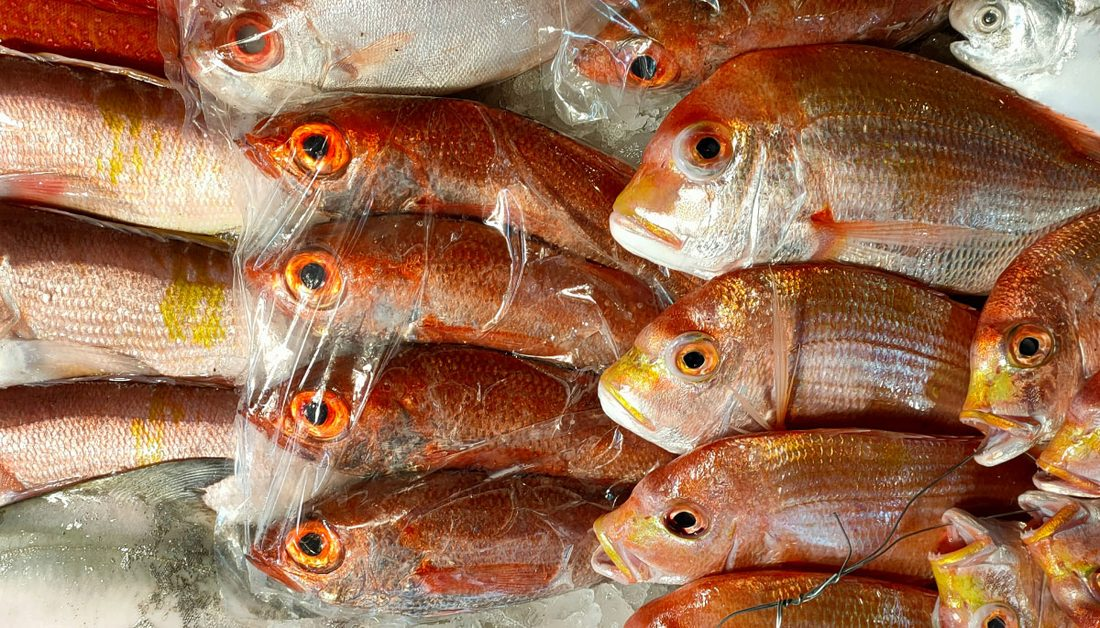
#> input picture design/intro/assets/catch.jpg, 1100 x 628 px
$ python -i seafood_poster.py   (imports and definitions only)
#> lines starting #> are read from the running program, lines starting #| are printed output that depends on the picture
#!/usr/bin/env python3
"""匠鑫聚 · 鮮味聚 季節海報產生器

用法：python3 design/seafood_poster.py design/seafood_poster/autumn.json
輸出 1080x1920 PNG，換季只改 config JSON。
"""
import json
import sys
from pathlib import Path

from PIL import Image, ImageDraw, ImageFilter, ImageFont

W, H = 1080, 1920
HEITI_M = "/System/Library/Fonts/STHeiti Medium.ttc"
HEITI_L = "/System/Library/Fonts/STHeiti Light.ttc"
LATIN = "/System/Library/Fonts/Supplemental/Avenir Next.ttc"

THEMES = {
    "light": {
        "ink": (12, 52, 84),
        "ink_soft": (28, 74, 110),
        "accent": (150, 106, 52),
        "footer_bg": (10, 40, 68),
        "footer_ink": (245, 240, 228),
        "panel": (252, 253, 255),
        "panel_alpha": 150,
        "shadow": (36, 58, 68),
    },
    "dark": {
        "ink": (248, 250, 252),
        "ink_soft": (206, 224, 238),
        "accent": (216, 180, 116),
        "footer_bg": (7, 22, 40),
        "footer_ink": (240, 246, 250),
        "panel": (6, 30, 56),
        "panel_alpha": 120,
        "shadow": (0, 8, 20),
    },
}
T = THEMES["light"]

BRAND_Y = 96
TITLE_Y = 148
TITLE_SIZE = 150
TITLE_GAP = 46
SUB_Y = 330
INTRO_Y = 402
INTRO_SIZE = 30
INTRO_LEAD = 42
RULE_Y_PAD = 26
LIST_BOTTOM = 1745
FOOTER_TOP = 1788
STRIP_TOP = 1448
STRIP_BOTTOM = 1772
STRIP_SIDE = 40
BANNER_W = W
BANNER_BOTTOM = 1880
BANNER_GAP = 16
TAGLINE_SIZE = 40
TAGLINE_BOTTOM = 1722
TAGLINE_PAD_X = 44
TAGLINE_PAD_Y = 20


def font(path, size, index=0):
    return ImageFont.truetype(path, size, index=index)


def ink_w(draw, text, f):
    return draw.textbbox((0, 0), text, font=f)[2]


# [12 lines left out: functions centered, soft_panel, not called in this run]


def prep_background(path):
#> called with path = 'intro/assets/catch.jpg'
    bg = Image.open(path).convert("RGB")
#> bg is the input picture: PIL image 1100x628 RGB; mean R, G, B 157.4, 113.4, 85.3
    target = W / H
    bw, bh = bg.size
#> bw = 1100; bh = 628
    if bw / bh > target:
        new_w = int(bh * target)
#> new_w = 353
        bg = bg.crop(((bw - new_w) // 2, 0, (bw - new_w) // 2 + new_w, bh))
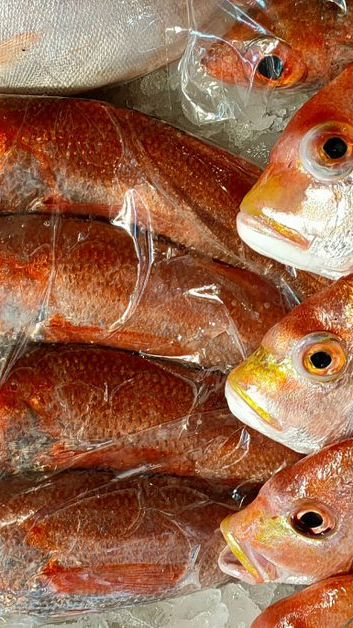
#> bg: PIL image 353x628 RGB; mean R, G, B 152.9, 102.6, 74.8
    else:
        new_h = int(bw / target)
        bg = bg.crop((0, (bh - new_h) // 2, bw, (bh - new_h) // 2 + new_h))
    return bg.resize((W, H), Image.LANCZOS)


# [200 lines left out: functions draw_title, draw_rule, draw_list, load_trimmed, banner_geometry, paste_with_shadow and 4 more, not called in this run]


# [5 lines not run here, left out]

>>> result = prep_background('intro/assets/catch.jpg')
